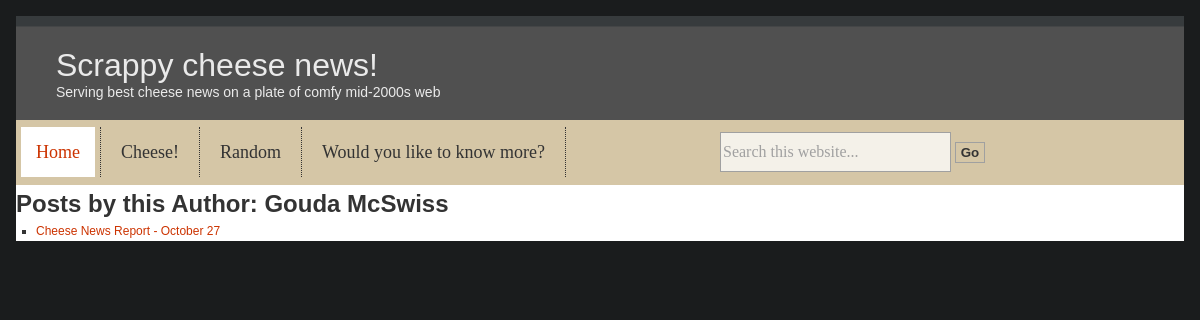
The page /authors/gouda-mcswiss/posts/ on the database its author committed.
### news_site/models.py (models this page shows, shortened)
class Author(models.Model):
    first_name = models.CharField(_("First_Name"), max_length=50)
    last_name = models.CharField(_("Last_Name"), max_length=50)
    author_desc = models.CharField(_("Author_Decription"), max_length=500, default="")
    slug = models.SlugField(_("Slug"), unique=True, max_length=100, default="")
    def full_name(self):
        return f"{self.first_name} {self.last_name}"
    def __str__(self):
        return self.full_name()

class Post(models.Model):
    title = models.CharField(_("Title"), max_length=50)
    post_field = RichTextField(_("Post_Field"))
    date = models.DateField(auto_now=True)
    slug = models.SlugField(unique=True, db_index=True)
    author = models.ForeignKey(
        Author, on_delete=models.SET_NULL, null=True)
    site_origin = models.ForeignKey(Site, verbose_name=_("Site_Origin"), on_delete=models.SET_NULL, null=True)
    tag = models.ManyToManyField(Tag)
    image = models.ImageField(upload_to='post/', null=True)

### news_site/views.py (the view)
# urls.py: path('authors/<slug:author_slug>/posts/', views.author_posts, name='author_posts'),
def author_posts(request, author_slug):
    author = get_object_or_404(Author, slug=author_slug)
    posts = Post.objects.filter(author=author)
    context = {
        'author': author,
        'posts': posts,
    }
    return render(request, 'news_site/author_list.html', context)

### news_site/templates/news_site/author_list.html
{% extends 'base.html' %}
{% load static %}
{% block css_files %}
<link rel="stylesheet" href="{% static 'css/style.css' %}">
{% endblock %}
{% block content %}
<h2>Posts by this Author: {{ author }}</h2>
    <ul>
        {% for post in posts %}
            <li><a href="{% url 'post-detail-page' post.slug %}">{{ post.title }}</a></li>
        {% empty %}
            <li>No posts found.</li>
        {% endfor %}
</ul>
{% endblock %}

### static/css/style.css (style rules this page uses)
* { margin: 0; padding: 0; }
body { background-color: #1a1c1d; background-position: top center; margin: 0.5rem; padding: 0.5rem; font-family: Arial, Helvetica, sans-serif; color: #333333; }
a { text-decoration: none; }
a:link, a:visited { color: #cc3300; text-decoration: none; }
h1, h2, h3, h4, h5, h6 { font-family: Arial, Helvetica, sans-serif; color: #333333; margin-bottom: 0; margin-top: 0.3125rem; }
h1, h2 { margin-top: 0.3125rem; margin-bottom: 0.1875rem; }
ol, ul { font-family: Arial, Helvetica, sans-serif; font-size: 0.75rem; padding: 0; margin: 0; }
ul { list-style-type: square; }
ol li, ul li { margin-left: 1.25rem; color: #333333; line-height: 1.25rem; }

### rows shown on the page
Author: first_name+last_name "Gouda McSwiss"
Post: title "Cheese News Report - October 27"
